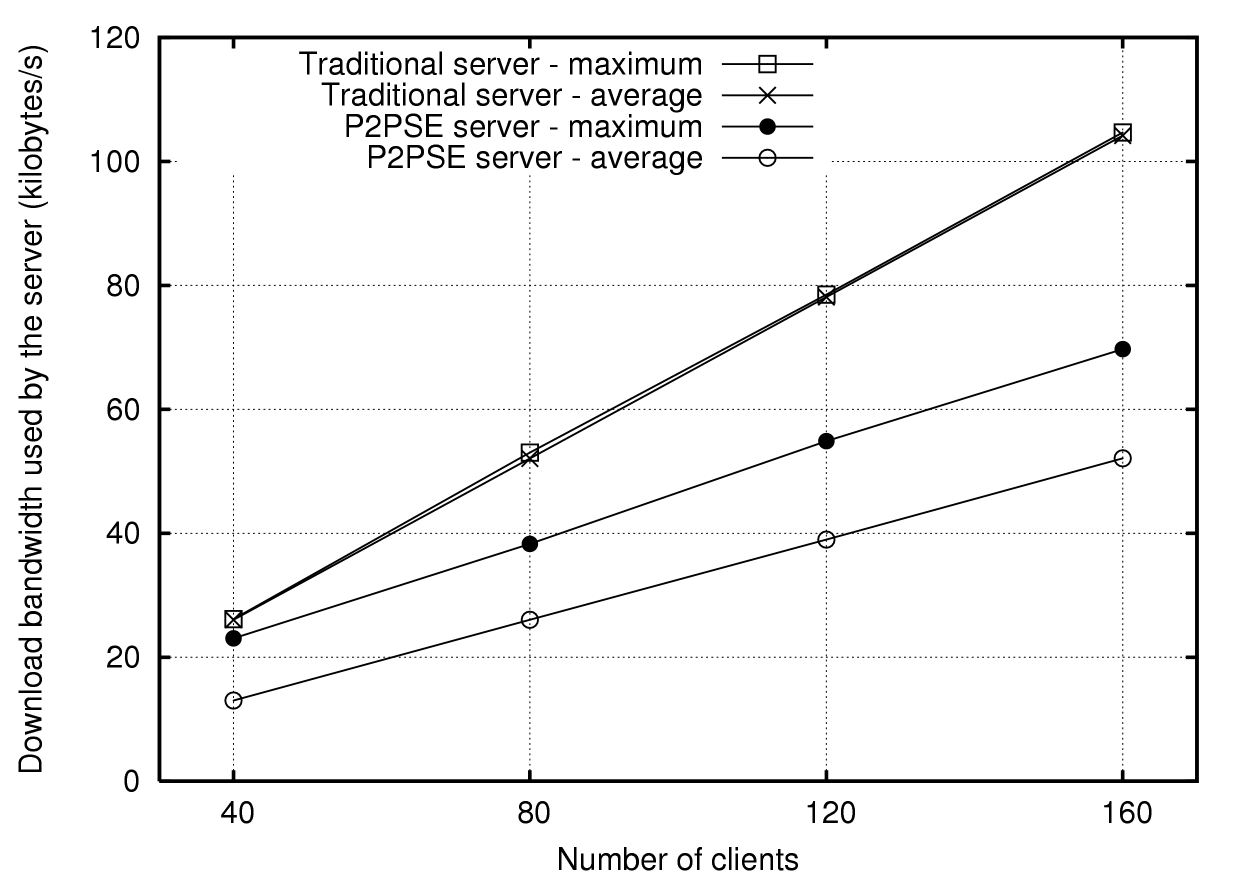

The script that saved this image:
set terminal postscript eps enhanced color solid lw 2 "Helvetica" 18
#set title 'title'
set xlabel 'Number of clients'
set ylabel 'Download bandwidth used by the server (kilobytes/s)'
#set xtics auto
#set ytics auto
set autoscale
set xtics (40,80,120,160)
set xrange [30:170]
set yrange [0:120]
set grid
set key top left
set pointsize 1.5
#set key below
#set key width 1 box 9
#load 'teorico.gp'
#set terminal postscript enhanced color solid lw 2 "Times-Roman" 20
#set terminal postscript eps enhanced color
set output "download.eps"
#plot 'plot_1.txt' using 2:3
#unset colorbox
#set style line 1 lt 2 lw 1
#set style line 2 lt 1 lw 1
#set label "T_1(n) {/Symbol \273} -2224.8 + 178.6n - 3.3571n^2 + 0.9406n^{2.8}" at 516,2.75e+08

#nice colors:
#plot "bwdata.data" using 1:($2/(2)) title 'No interest management' with linespoints lt 1, "bwdata.data" using 1:($3/(2)) title 'Circle' with linespoints lt 3, "bwdata.data" using 1:($4/(2)) title 'Circle with attenuation' with linespoints lt 8, "bwdata.data" using 1:($5/(2)) with linespoints title 'Field of View' lt 7, "bwdata.data" using 1:($6/(2)) with linespoints title 'A^3' lt 4

plot "bwdata.data" using 1:($8/(1024)) title 'Traditional server - average' with linespoints lt 7 pt 2, "bwdata.data" using 1:($9/(1024)) title 'Traditional server - maximum' with linespoints lt 7 pt 4, "bwdata.data" using 1:($6/(1024)) title 'P2PSE server - average' with linespoints lt 7 pt 6, "bwdata.data" using 1:($7/(1024)) with linespoints title 'P2PSE server - maximum' lt 7 pt 7

#plot "plot_1.txt" using 1:3:($3 - abs($9 - $3)):($3 + abs($9 - $3)) with yerrorbars

#linetype 1
# .
#ls 1
#ls 2
